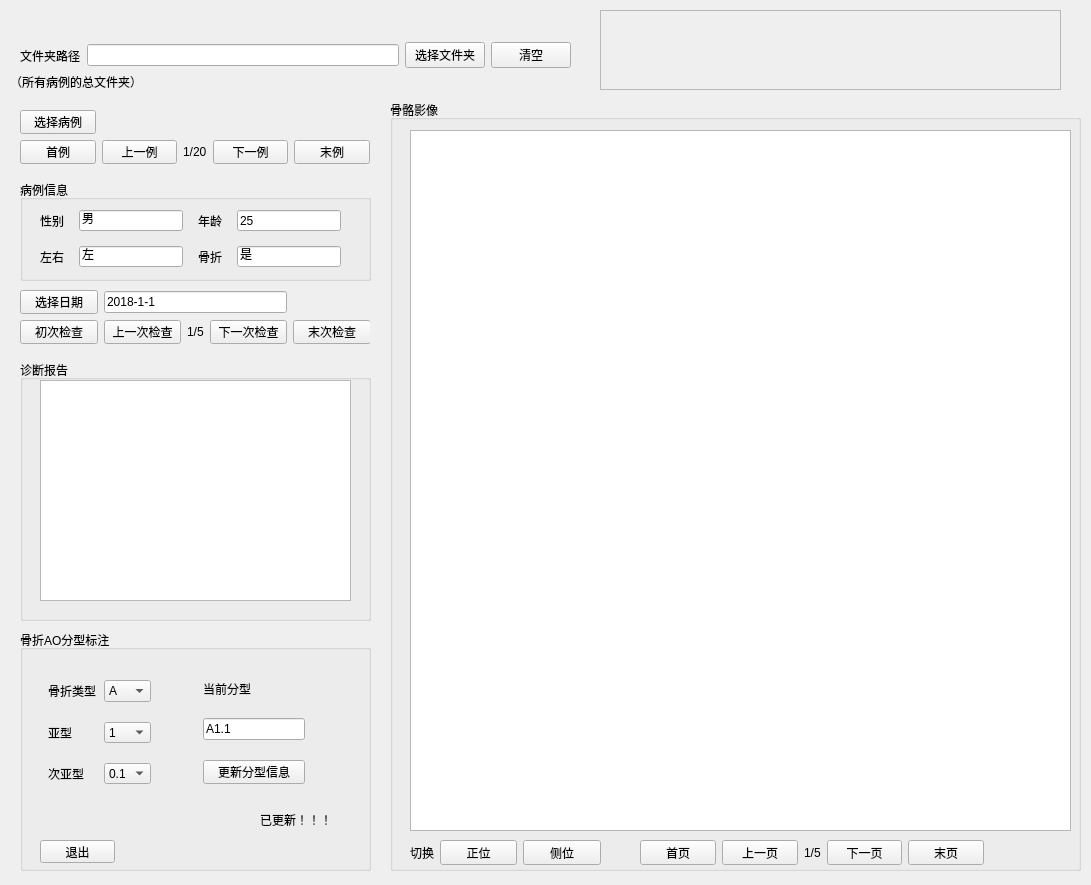
<?xml version="1.0" encoding="UTF-8"?>
<ui version="4.0">
 <class>Form</class>
 <widget class="QWidget" name="Form">
  <property name="geometry">
   <rect>
    <x>0</x>
    <y>0</y>
    <width>1091</width>
    <height>885</height>
   </rect>
  </property>
  <property name="windowTitle">
   <string>Form</string>
  </property>
  <widget class="QGroupBox" name="groupBox">
   <property name="geometry">
    <rect>
     <x>20</x>
     <y>180</y>
     <width>351</width>
     <height>101</height>
    </rect>
   </property>
   <property name="title">
    <string>病例信息</string>
   </property>
   <widget class="QWidget" name="layoutWidget">
    <property name="geometry">
     <rect>
      <x>20</x>
      <y>30</y>
      <width>301</width>
      <height>57</height>
     </rect>
    </property>
    <layout class="QGridLayout" name="gridLayout">
     <property name="spacing">
      <number>15</number>
     </property>
     <item row="0" column="0">
      <widget class="QLabel" name="label_4">
       <property name="text">
        <string>性别</string>
       </property>
      </widget>
     </item>
     <item row="0" column="1">
      <widget class="QLineEdit" name="lineEdit_2">
       <property name="text">
        <string>男</string>
       </property>
      </widget>
     </item>
     <item row="0" column="2">
      <widget class="QLabel" name="label_5">
       <property name="text">
        <string>年龄</string>
       </property>
      </widget>
     </item>
     <item row="0" column="3">
      <widget class="QLineEdit" name="lineEdit_3">
       <property name="text">
        <string>25</string>
       </property>
      </widget>
     </item>
     <item row="1" column="0">
      <widget class="QLabel" name="label_6">
       <property name="text">
        <string>左右</string>
       </property>
      </widget>
     </item>
     <item row="1" column="1">
      <widget class="QLineEdit" name="lineEdit_4">
       <property name="text">
        <string>左</string>
       </property>
      </widget>
     </item>
     <item row="1" column="2">
      <widget class="QLabel" name="label_10">
       <property name="text">
        <string>骨折</string>
       </property>
      </widget>
     </item>
     <item row="1" column="3">
      <widget class="QLineEdit" name="lineEdit_6">
       <property name="text">
        <string>是</string>
       </property>
      </widget>
     </item>
    </layout>
   </widget>
  </widget>
  <widget class="QLabel" name="label_3">
   <property name="geometry">
    <rect>
     <x>10</x>
     <y>70</y>
     <width>132</width>
     <height>23</height>
    </rect>
   </property>
   <property name="text">
    <string>（所有病例的总文件夹）</string>
   </property>
  </widget>
  <widget class="QGroupBox" name="groupBox_2">
   <property name="geometry">
    <rect>
     <x>20</x>
     <y>360</y>
     <width>351</width>
     <height>261</height>
    </rect>
   </property>
   <property name="title">
    <string>诊断报告</string>
   </property>
   <widget class="QTextEdit" name="textEdit">
    <property name="geometry">
     <rect>
      <x>20</x>
      <y>20</y>
      <width>311</width>
      <height>221</height>
     </rect>
    </property>
   </widget>
  </widget>
  <widget class="QWidget" name="layoutWidget">
   <property name="geometry">
    <rect>
     <x>20</x>
     <y>290</y>
     <width>350</width>
     <height>54</height>
    </rect>
   </property>
   <layout class="QGridLayout" name="gridLayout_3">
    <item row="1" column="1">
     <widget class="QPushButton" name="pushButton_8">
      <property name="text">
       <string>上一次检查</string>
      </property>
     </widget>
    </item>
    <item row="1" column="4">
     <widget class="QPushButton" name="pushButton_9">
      <property name="text">
       <string>末次检查</string>
      </property>
     </widget>
    </item>
    <item row="0" column="0">
     <widget class="QPushButton" name="pushButton_10">
      <property name="text">
       <string>选择日期</string>
      </property>
     </widget>
    </item>
    <item row="1" column="3">
     <widget class="QPushButton" name="pushButton_11">
      <property name="text">
       <string>下一次检查</string>
      </property>
     </widget>
    </item>
    <item row="1" column="0">
     <widget class="QPushButton" name="pushButton_12">
      <property name="text">
       <string>初次检查</string>
      </property>
     </widget>
    </item>
    <item row="1" column="2">
     <widget class="QLabel" name="label_8">
      <property name="text">
       <string>1/5</string>
      </property>
     </widget>
    </item>
    <item row="0" column="1" colspan="3">
     <widget class="QLineEdit" name="lineEdit_5">
      <property name="text">
       <string>2018-1-1</string>
      </property>
     </widget>
    </item>
   </layout>
  </widget>
  <widget class="QGroupBox" name="groupBox_3">
   <property name="geometry">
    <rect>
     <x>20</x>
     <y>630</y>
     <width>351</width>
     <height>241</height>
    </rect>
   </property>
   <property name="title">
    <string>骨折AO分型标注</string>
   </property>
   <widget class="QPushButton" name="pushButton_24">
    <property name="geometry">
     <rect>
      <x>20</x>
      <y>210</y>
      <width>75</width>
      <height>23</height>
     </rect>
    </property>
    <property name="text">
     <string>退出</string>
    </property>
   </widget>
   <widget class="QLabel" name="label_15">
    <property name="geometry">
     <rect>
      <x>240</x>
      <y>180</y>
      <width>71</width>
      <height>20</height>
     </rect>
    </property>
    <property name="text">
     <string>已更新！！！</string>
    </property>
   </widget>
   <widget class="QWidget" name="layoutWidget">
    <property name="geometry">
     <rect>
      <x>20</x>
      <y>50</y>
      <width>273</width>
      <height>104</height>
     </rect>
    </property>
    <layout class="QHBoxLayout" name="horizontalLayout_6">
     <property name="spacing">
      <number>36</number>
     </property>
     <item>
      <layout class="QGridLayout" name="gridLayout_4">
       <property name="leftMargin">
        <number>8</number>
       </property>
       <property name="rightMargin">
        <number>8</number>
       </property>
       <property name="horizontalSpacing">
        <number>8</number>
       </property>
       <property name="verticalSpacing">
        <number>20</number>
       </property>
       <item row="0" column="0">
        <widget class="QLabel" name="label">
         <property name="text">
          <string>骨折类型</string>
         </property>
        </widget>
       </item>
       <item row="0" column="1">
        <widget class="QComboBox" name="comboBox">
         <item>
          <property name="text">
           <string>A</string>
          </property>
         </item>
         <item>
          <property name="text">
           <string>B</string>
          </property>
         </item>
         <item>
          <property name="text">
           <string>C</string>
          </property>
         </item>
        </widget>
       </item>
       <item row="1" column="0">
        <widget class="QLabel" name="label_12">
         <property name="text">
          <string>亚型</string>
         </property>
        </widget>
       </item>
       <item row="1" column="1">
        <widget class="QComboBox" name="comboBox_2">
         <item>
          <property name="text">
           <string>1</string>
          </property>
         </item>
         <item>
          <property name="text">
           <string>2</string>
          </property>
         </item>
         <item>
          <property name="text">
           <string>3</string>
          </property>
         </item>
        </widget>
       </item>
       <item row="2" column="0">
        <widget class="QLabel" name="label_13">
         <property name="text">
          <string>次亚型</string>
         </property>
        </widget>
       </item>
       <item row="2" column="1">
        <widget class="QComboBox" name="comboBox_3">
         <item>
          <property name="text">
           <string>0.1</string>
          </property>
         </item>
         <item>
          <property name="text">
           <string>0.2</string>
          </property>
         </item>
         <item>
          <property name="text">
           <string>0.3</string>
          </property>
         </item>
        </widget>
       </item>
      </layout>
     </item>
     <item>
      <layout class="QGridLayout" name="gridLayout_5">
       <property name="leftMargin">
        <number>8</number>
       </property>
       <property name="rightMargin">
        <number>8</number>
       </property>
       <property name="horizontalSpacing">
        <number>8</number>
       </property>
       <property name="verticalSpacing">
        <number>20</number>
       </property>
       <item row="0" column="0">
        <widget class="QLabel" name="label_14">
         <property name="text">
          <string>当前分型</string>
         </property>
        </widget>
       </item>
       <item row="1" column="0">
        <widget class="QLineEdit" name="lineEdit_7">
         <property name="text">
          <string>A1.1</string>
         </property>
         <property name="dragEnabled">
          <bool>false</bool>
         </property>
         <property name="readOnly">
          <bool>false</bool>
         </property>
        </widget>
       </item>
       <item row="2" column="0">
        <widget class="QPushButton" name="pushButton_23">
         <property name="text">
          <string>更新分型信息</string>
         </property>
        </widget>
       </item>
      </layout>
     </item>
    </layout>
   </widget>
  </widget>
  <widget class="QGroupBox" name="groupBox_4">
   <property name="geometry">
    <rect>
     <x>390</x>
     <y>100</y>
     <width>691</width>
     <height>771</height>
    </rect>
   </property>
   <property name="title">
    <string>骨骼影像</string>
   </property>
   <widget class="QFrame" name="frame">
    <property name="geometry">
     <rect>
      <x>20</x>
      <y>30</y>
      <width>661</width>
      <height>701</height>
     </rect>
    </property>
    <property name="frameShape">
     <enum>QFrame::StyledPanel</enum>
    </property>
    <property name="frameShadow">
     <enum>QFrame::Raised</enum>
    </property>
    <widget class="QGraphicsView" name="graphicsView">
     <property name="geometry">
      <rect>
       <x>0</x>
       <y>0</y>
       <width>661</width>
       <height>701</height>
      </rect>
     </property>
    </widget>
   </widget>
   <widget class="QWidget" name="layoutWidget">
    <property name="geometry">
     <rect>
      <x>20</x>
      <y>740</y>
      <width>191</width>
      <height>25</height>
     </rect>
    </property>
    <layout class="QHBoxLayout" name="horizontalLayout_2">
     <item>
      <widget class="QLabel" name="label_9">
       <property name="text">
        <string>切换</string>
       </property>
      </widget>
     </item>
     <item>
      <widget class="QPushButton" name="pushButton_13">
       <property name="text">
        <string>正位</string>
       </property>
      </widget>
     </item>
     <item>
      <widget class="QPushButton" name="pushButton_14">
       <property name="text">
        <string>侧位</string>
       </property>
      </widget>
     </item>
    </layout>
   </widget>
   <widget class="QWidget" name="layoutWidget_2">
    <property name="geometry">
     <rect>
      <x>250</x>
      <y>740</y>
      <width>344</width>
      <height>25</height>
     </rect>
    </property>
    <layout class="QHBoxLayout" name="horizontalLayout_3">
     <item>
      <widget class="QPushButton" name="pushButton_15">
       <property name="text">
        <string>首页</string>
       </property>
      </widget>
     </item>
     <item>
      <widget class="QPushButton" name="pushButton_21">
       <property name="text">
        <string>上一页</string>
       </property>
      </widget>
     </item>
     <item>
      <widget class="QLabel" name="label_16">
       <property name="text">
        <string>1/5</string>
       </property>
      </widget>
     </item>
     <item>
      <widget class="QPushButton" name="pushButton_22">
       <property name="text">
        <string>下一页</string>
       </property>
      </widget>
     </item>
     <item>
      <widget class="QPushButton" name="pushButton_16">
       <property name="text">
        <string>末页</string>
       </property>
      </widget>
     </item>
    </layout>
   </widget>
  </widget>
  <widget class="QFrame" name="frame_3">
   <property name="geometry">
    <rect>
     <x>600</x>
     <y>10</y>
     <width>461</width>
     <height>80</height>
    </rect>
   </property>
   <property name="frameShape">
    <enum>QFrame::StyledPanel</enum>
   </property>
   <property name="frameShadow">
    <enum>QFrame::Raised</enum>
   </property>
  </widget>
  <widget class="QWidget" name="layoutWidget">
   <property name="geometry">
    <rect>
     <x>20</x>
     <y>40</y>
     <width>551</width>
     <height>31</height>
    </rect>
   </property>
   <layout class="QHBoxLayout" name="horizontalLayout">
    <item>
     <widget class="QLabel" name="label_2">
      <property name="text">
       <string>文件夹路径</string>
      </property>
     </widget>
    </item>
    <item>
     <widget class="QLineEdit" name="lineEdit"/>
    </item>
    <item>
     <widget class="QPushButton" name="pushButton">
      <property name="text">
       <string>选择文件夹</string>
      </property>
     </widget>
    </item>
    <item>
     <widget class="QPushButton" name="pushButton_2">
      <property name="text">
       <string>清空</string>
      </property>
     </widget>
    </item>
   </layout>
  </widget>
  <widget class="QWidget" name="layoutWidget">
   <property name="geometry">
    <rect>
     <x>20</x>
     <y>110</y>
     <width>350</width>
     <height>54</height>
    </rect>
   </property>
   <layout class="QGridLayout" name="gridLayout_2">
    <item row="1" column="1">
     <widget class="QPushButton" name="pushButton_5">
      <property name="text">
       <string>上一例</string>
      </property>
     </widget>
    </item>
    <item row="1" column="4">
     <widget class="QPushButton" name="pushButton_7">
      <property name="text">
       <string>末例</string>
      </property>
     </widget>
    </item>
    <item row="0" column="0">
     <widget class="QPushButton" name="pushButton_3">
      <property name="text">
       <string>选择病例</string>
      </property>
     </widget>
    </item>
    <item row="1" column="3">
     <widget class="QPushButton" name="pushButton_6">
      <property name="text">
       <string>下一例</string>
      </property>
     </widget>
    </item>
    <item row="1" column="0">
     <widget class="QPushButton" name="pushButton_4">
      <property name="text">
       <string>首例</string>
      </property>
     </widget>
    </item>
    <item row="1" column="2">
     <widget class="QLabel" name="label_7">
      <property name="text">
       <string>1/20</string>
      </property>
     </widget>
    </item>
   </layout>
  </widget>
  <zorder>layoutWidget</zorder>
  <zorder>layoutWidget</zorder>
  <zorder>groupBox_4</zorder>
  <zorder>groupBox</zorder>
  <zorder>groupBox_2</zorder>
  <zorder>label_3</zorder>
  <zorder>layoutWidget</zorder>
  <zorder>groupBox_3</zorder>
  <zorder>frame_3</zorder>
 </widget>
 <resources/>
 <connections/>
</ui>
